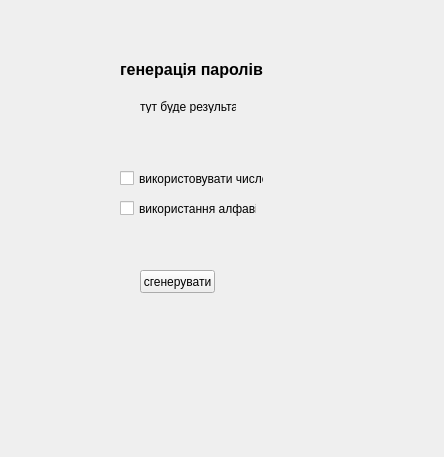
<?xml version="1.0" encoding="UTF-8"?>
<ui version="4.0">
 <class>MainWindow</class>
 <widget class="QMainWindow" name="MainWindow">
  <property name="geometry">
   <rect>
    <x>0</x>
    <y>0</y>
    <width>444</width>
    <height>457</height>
   </rect>
  </property>
  <property name="windowTitle">
   <string>MainWindow</string>
  </property>
  <widget class="QWidget" name="centralwidget">
   <widget class="QCheckBox" name="check_letters">
    <property name="geometry">
     <rect>
      <x>120</x>
      <y>170</y>
      <width>144</width>
      <height>17</height>
     </rect>
    </property>
    <property name="text">
     <string>використовувати число</string>
    </property>
   </widget>
   <widget class="QPushButton" name="Button_generate">
    <property name="geometry">
     <rect>
      <x>140</x>
      <y>270</y>
      <width>75</width>
      <height>23</height>
     </rect>
    </property>
    <property name="text">
     <string>сгенерувати</string>
    </property>
   </widget>
   <widget class="QCheckBox" name="check_number">
    <property name="geometry">
     <rect>
      <x>120</x>
      <y>200</y>
      <width>137</width>
      <height>17</height>
     </rect>
    </property>
    <property name="text">
     <string>використання алфавіт</string>
    </property>
   </widget>
   <widget class="QLabel" name="label_main">
    <property name="geometry">
     <rect>
      <x>120</x>
      <y>60</y>
      <width>154</width>
      <height>19</height>
     </rect>
    </property>
    <property name="font">
     <font>
      <pointsize>12</pointsize>
      <weight>75</weight>
      <bold>true</bold>
     </font>
    </property>
    <property name="text">
     <string>генерація паролів</string>
    </property>
   </widget>
   <widget class="QLabel" name="label_2">
    <property name="geometry">
     <rect>
      <x>140</x>
      <y>100</y>
      <width>96</width>
      <height>13</height>
     </rect>
    </property>
    <property name="text">
     <string>тут буде результа</string>
    </property>
   </widget>
  </widget>
 </widget>
 <resources/>
 <connections/>
</ui>
